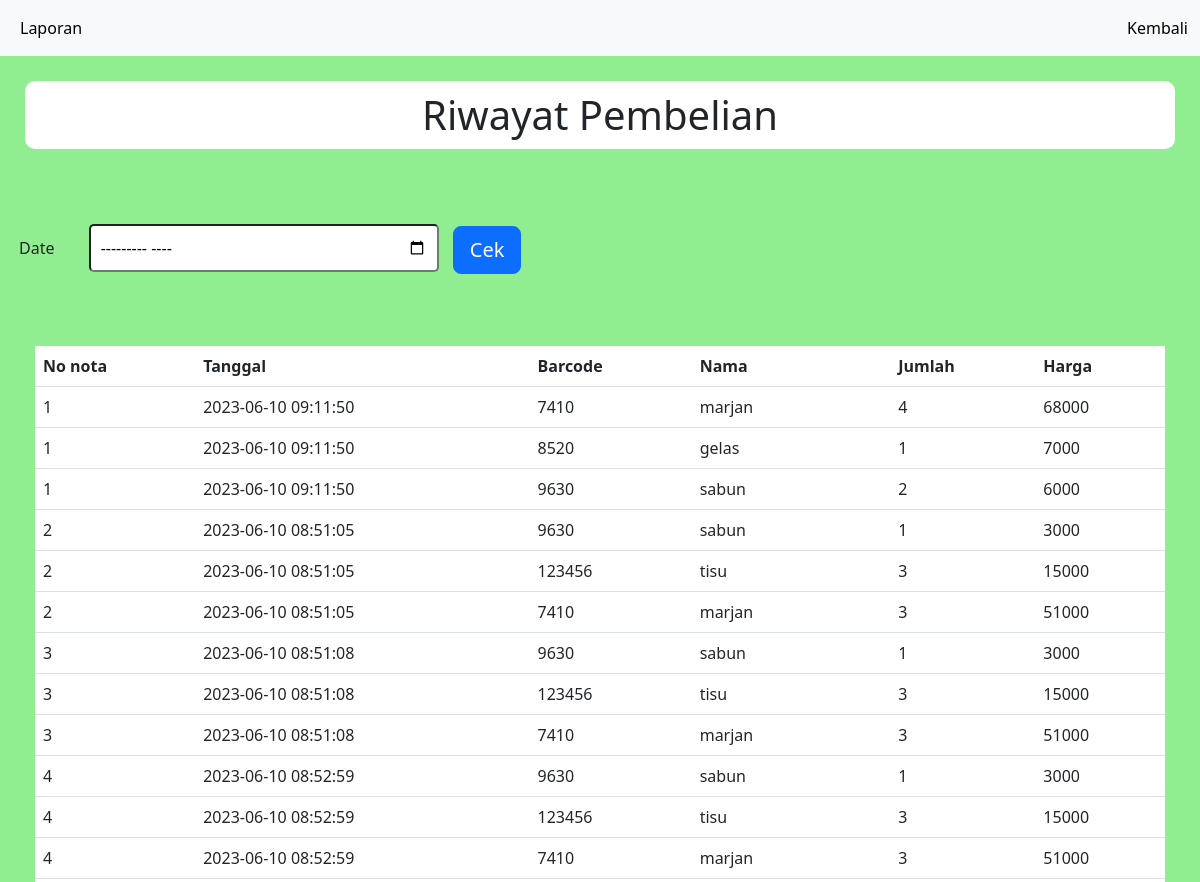
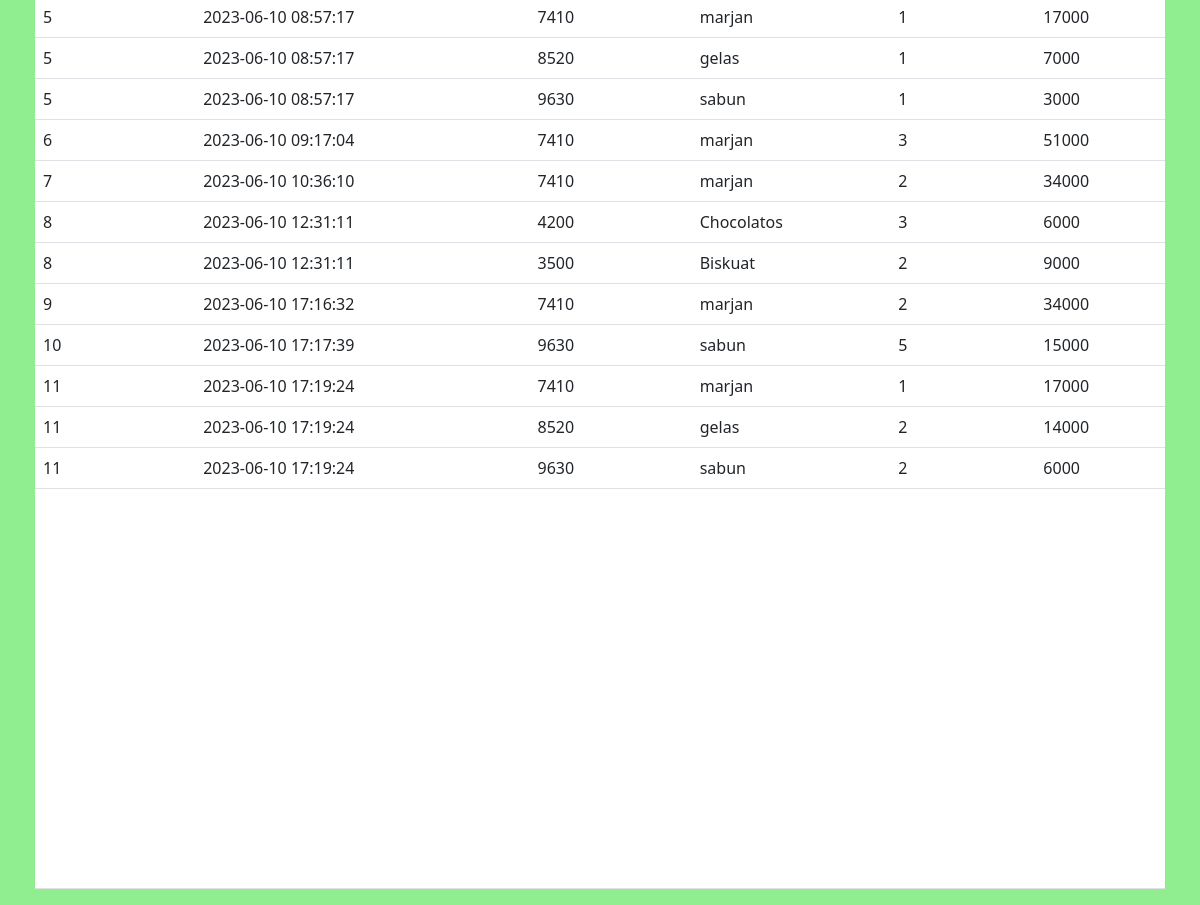
Screenshot of /riwayatnota.php with the database file from the repository (2 pictures, top to bottom).
### tables this page shows
CREATE TABLE `notulen` (
  `id_nota` int(11) NOT NULL,
  `id_barang` int(11) NOT NULL,
  `nama_barang` varchar(255) NOT NULL,
  `tanggal` datetime NOT NULL,
  `jumlah` int(11) NOT NULL,
  `harga` int(11) NOT NULL
);

### riwayatnota.php (the view, shortened to what this page needs)
<!doctype html>
<html lang="en">
<head>
  <link href="https://cdn.jsdelivr.net/npm/bootstrap@5.3.0-alpha3/dist/css/bootstrap.min.css" rel="stylesheet">
  <link href="style.css" rel="stylesheet">
</head>
<body>
  <nav class="navbar navbar-expand-lg bg-body-tertiary">
    <div class="container-fluid">
      <div class="collapse navbar-collapse" id="navbarText">
        <ul class="navbar-nav me-auto mb-2 mb-lg-0">
          <li class="nav-item">
            <a class="nav-link active">Laporan</a>
          </li>
        </ul>
        <span class="navbar-text">
          <a class="nav-link active" aria-current="page" href="index.php">Kembali</a>
        </span>
      </div>
    </div>
  </nav>
  <h1 class="text-center bg-white">Riwayat Pembelian</h1>
  <form action="riwayatnota.php" method="post">
  <label for="inputEmail4" class="form-label">Date</label>
    <input type="month" id="bulanTahun" name="bulanTahun" style="margin-left: 30px; border-radius : 5px; width : 350px; margin-top : 50px; padding : 10px;">
    <button type="submit" class="btn btn-primary btn-lg" style="margin-left: 10px;">Cek</button>
  </form>
  <?php
  include "koneksi.php";
  @$tanggal = $_POST["bulanTahun"];
  $date = new DateTime($tanggal);
  $bulan = $date->format("m");
  $tahun = $date->format("Y");
  $query = (mysqli_query($connect, "SELECT * FROM notulen WHERE MONTH(tanggal) = '$bulan' AND YEAR(tanggal) = '$tahun'"));
  ?>
  <br><br><br>
  <div class="table-container">
    <table class="table" style="background-color: whitesmoke;">
      <thead>
        <tr>
          <th scope="col">No nota</th>
          <th scope="col">Tanggal</th>
          <th scope="col">Barcode</th>
          <th scope="col">Nama</th>
          <th scope="col">Jumlah</th>
          <th scope="col">Harga</th>
        </tr>
      </thead>
      <tbody>
        <?php
        while ($data = mysqli_fetch_array($query)) {
        ?>
          <tr>
            <td><?= $data['id_nota'] ?></td>
            <td><?= $data['tanggal'] ?></td>
            <td><?= $data['id_barang'] ?></td>
            <td><?= $data['nama_barang'] ?></td>
            <td><?= $data['jumlah'] ?></td>
            <td><?= $data['harga'] ?></td>
          </tr>
        <?php
        }
        ?>
      </tbody>
      <tfoot>
        <tr style="background-color: whitesmoke; height:calc(100vh - 400px);">
          <td colspan="6"></td>
        </tr>
      </tfoot>
    </table>
  </div>
</body>
</html>

### style.css (style rules this page uses)
.form-label { margin-left: 19px; margin-top: 50px; font-size: medium; }

### riwayatnota.php (style rules this page uses)
body { background-color: #90EE90; }
.table-container { margin-left: 35px; margin-right: 35px; }
.text-center { margin: 25px; padding: 10px; border-radius: 10px; font-weight: lighter; }

### rows the page displays
notulen: id_nota "1", tanggal "2023-06-10 09:11:50", id_barang "7410", nama_barang "marjan", jumlah "4", harga "68000"
notulen: id_nota "1", tanggal "2023-06-10 09:11:50", id_barang "8520", nama_barang "gelas", jumlah "1", harga "7000"
notulen: id_nota "1", tanggal "2023-06-10 09:11:50", id_barang "9630", nama_barang "sabun", jumlah "2", harga "6000"
notulen: id_nota "2", tanggal "2023-06-10 08:51:05", id_barang "9630", nama_barang "sabun", jumlah "1", harga "3000"
notulen: id_nota "2", tanggal "2023-06-10 08:51:05", id_barang "123456", nama_barang "tisu", jumlah "3", harga "15000"
notulen: id_nota "2", tanggal "2023-06-10 08:51:05", id_barang "7410", nama_barang "marjan", jumlah "3", harga "51000"
notulen: id_nota "3", tanggal "2023-06-10 08:51:08", id_barang "9630", nama_barang "sabun", jumlah "1", harga "3000"
notulen: id_nota "3", tanggal "2023-06-10 08:51:08", id_barang "123456", nama_barang "tisu", jumlah "3", harga "15000"
notulen: id_nota "3", tanggal "2023-06-10 08:51:08", id_barang "7410", nama_barang "marjan", jumlah "3", harga "51000"
notulen: id_nota "4", tanggal "2023-06-10 08:52:59", id_barang "9630", nama_barang "sabun", jumlah "1", harga "3000"
notulen: id_nota "4", tanggal "2023-06-10 08:52:59", id_barang "123456", nama_barang "tisu", jumlah "3", harga "15000"
notulen: id_nota "4", tanggal "2023-06-10 08:52:59", id_barang "7410", nama_barang "marjan", jumlah "3", harga "51000"
notulen: id_nota "5", tanggal "2023-06-10 08:57:17", id_barang "7410", nama_barang "marjan", jumlah "1", harga "17000"
notulen: id_nota "5", tanggal "2023-06-10 08:57:17", id_barang "8520", nama_barang "gelas", jumlah "1", harga "7000"
notulen: id_nota "5", tanggal "2023-06-10 08:57:17", id_barang "9630", nama_barang "sabun", jumlah "1", harga "3000"
notulen: id_nota "6", tanggal "2023-06-10 09:17:04", id_barang "7410", nama_barang "marjan", jumlah "3", harga "51000"
notulen: id_nota "7", tanggal "2023-06-10 10:36:10", id_barang "7410", nama_barang "marjan", jumlah "2", harga "34000"
notulen: id_nota "8", tanggal "2023-06-10 12:31:11", id_barang "4200", nama_barang "Chocolatos", jumlah "3", harga "6000"
notulen: id_nota "8", tanggal "2023-06-10 12:31:11", id_barang "3500", nama_barang "Biskuat", jumlah "2", harga "9000"
notulen: id_nota "9", tanggal "2023-06-10 17:16:32", id_barang "7410", nama_barang "marjan", jumlah "2", harga "34000"
notulen: id_nota "10", tanggal "2023-06-10 17:17:39", id_barang "9630", nama_barang "sabun", jumlah "5", harga "15000"
notulen: id_nota "11", tanggal "2023-06-10 17:19:24", id_barang "7410", nama_barang "marjan", jumlah "1", harga "17000"
notulen: id_nota "11", tanggal "2023-06-10 17:19:24", id_barang "8520", nama_barang "gelas", jumlah "2", harga "14000"
notulen: id_nota "11", tanggal "2023-06-10 17:19:24", id_barang "9630", nama_barang "sabun", jumlah "2", harga "6000"
